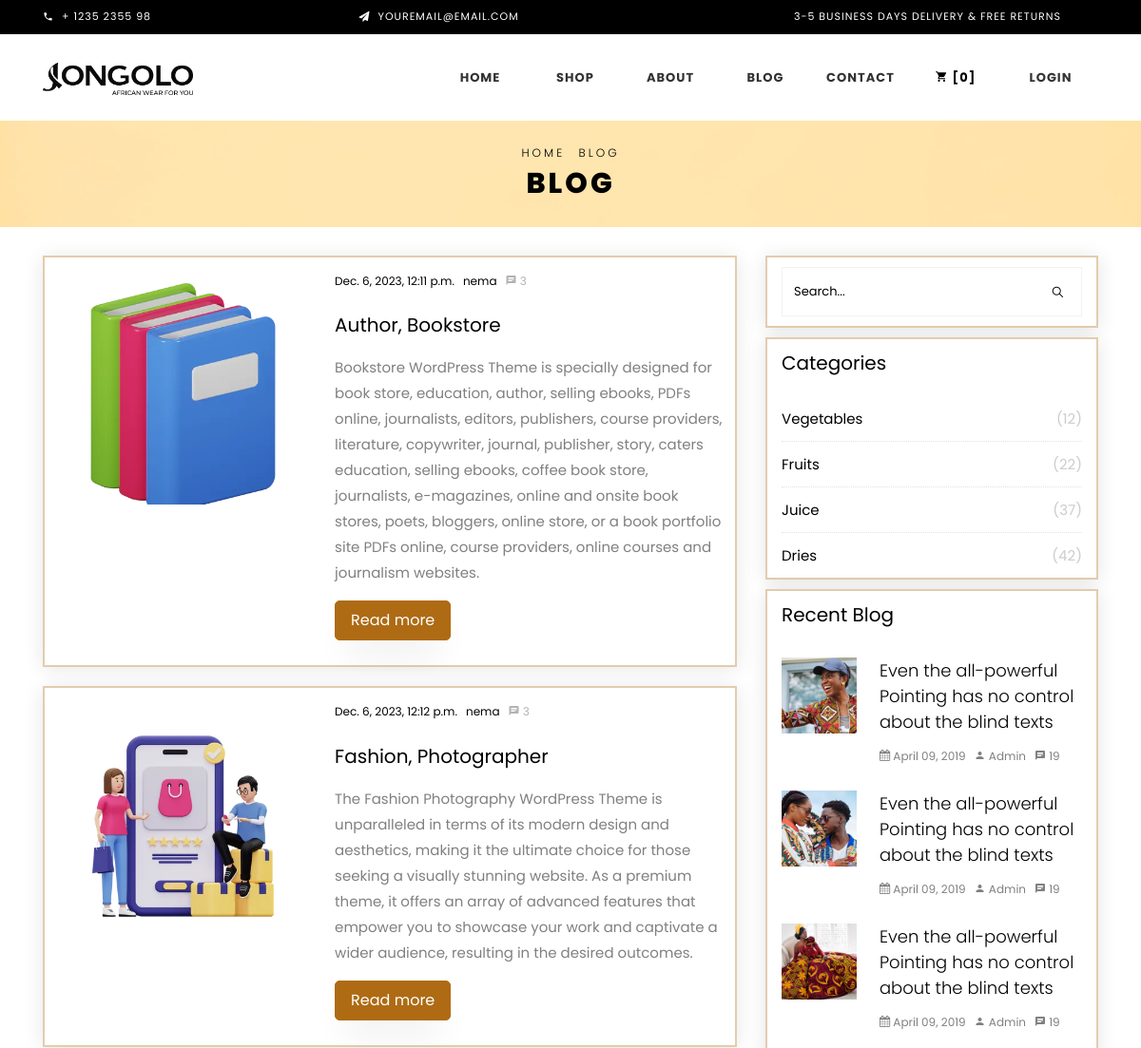
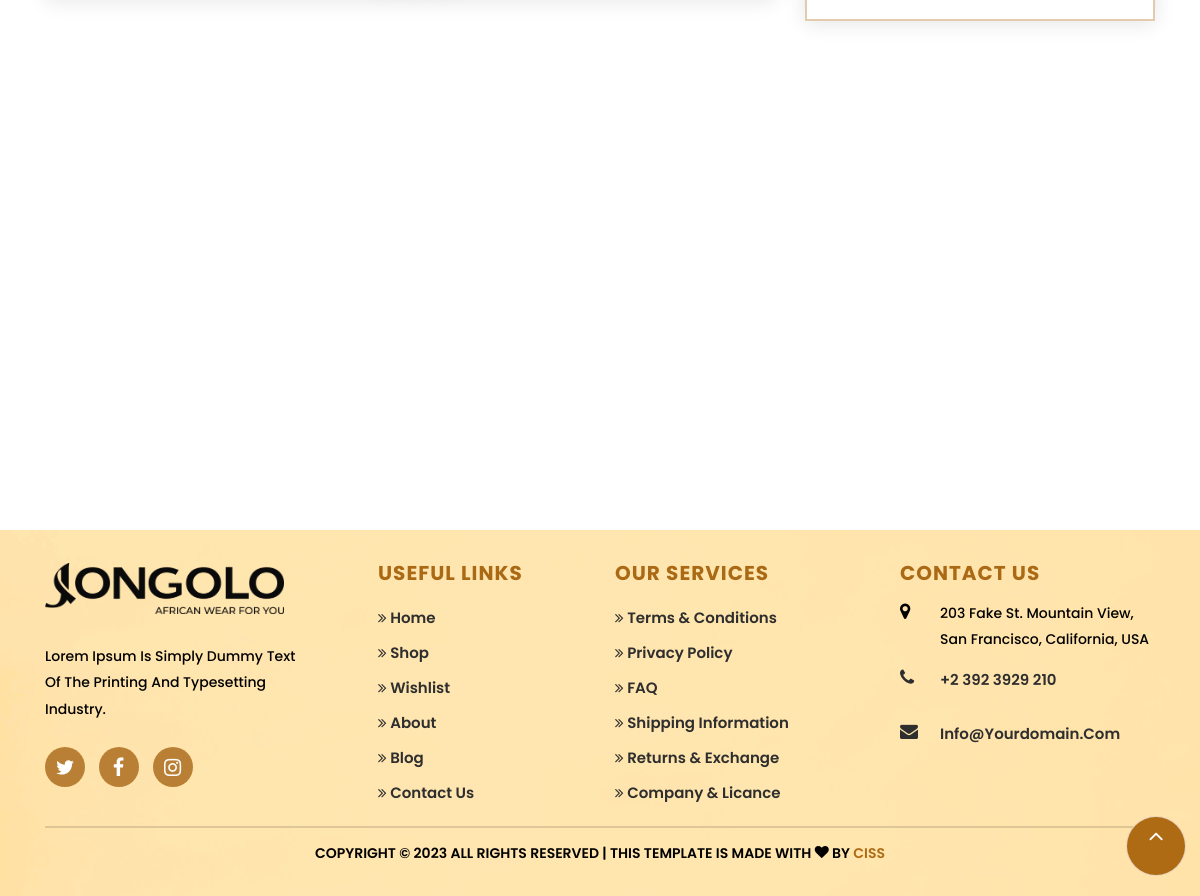
/blog1, run on the app's committed database (2 pictures, top to bottom).
### myapp/models.py (models this page shows, shortened)
class Blog(models.Model):
    user = models.ForeignKey(User, on_delete = models.CASCADE)
    title=models.CharField(max_length=100)
    description = models.TextField()
    created_at = models.DateTimeField(auto_now_add=True)
    image = models.ImageField(upload_to='blog',default="")

class User(AbstractBaseUser, PermissionsMixin):
    email = models.EmailField(unique=True, verbose_name='Email Address')
    username = models.CharField(max_length=256)
    is_active = models.BooleanField(default=True)
    is_staff = models.BooleanField(default=False)
    is_admin = models.BooleanField(default=False)
    is_superuser = models.BooleanField(default=False)
    SUPERUSER = '1'
    VENDER = '2'
    ADDUSER = '3'
    BLOGER = '4'
    User_type=(
        ('Superuser','SUPERUSER'),
        ('AddUser','ADDUSER'),
        ('Vender','VENDER'),
        ('Bloger','BLOGER'),
    )
    user_type_data = (('Bloger','BLOGER'), ( VENDER, "Vender"), (ADDUSER, "AddUser"), (SUPERUSER, "Superuser"))
    user_type = models.CharField( choices=user_type_data, max_length=10,default='1')
    USERNAME_FIELD = 'email'
    REQUIRED_FIELDS = ['username']
    objects = UserManager()
    class Meta:
        db_table = 'user_profile'

### myapp/website_views.py (the view)
# urls.py: path('blog1',website_views.website_blog,name='blog1'),
def website_blog(request):
    user = Blog.objects.all()
    if request.user.is_authenticated:
        cart_items = CartItem.objects.filter(user=request.user)
        total_price = sum(item.total_price() for item in cart_items)
        cart_count = cart_items.count()
    else:
        total_price = 0
        cart_count = 0
    return render(request, 'websiteuser/blog.html',{'user':user, 'cart_count':cart_count, 'total_price':total_price})

### templates/websiteuser/blog.html (shortened to what this page needs)
{% extends 'websiteuser/base.html'%}
{% load static %}
{% block content%}
<div class="hero-wrap hero-bread" style="background-image: url(images/banner/footer-bg.png);">
    <div class="container">
        <div class="row no-gutters slider-text align-items-center justify-content-center">
            <div class="col-md-9 ftco-animate text-center">
                <p class="breadcrumbs"><span class="mr-2"><a href="/dashboard-web">Home</a></span> <span>Blog</span></p>
                <h1 class="mb-0 bread">Blog</h1>
            </div>
        </div>
    </div>
</div>
<section class="ftco-section ftco-degree-bg">
    <div class="container">
        <div class="row">
            <div class="col-lg-8 ftco-animate">
                <div class="row">
                    {% for b in user %}
                    <div class="col-md-12 d-flex ftco-animate">
                        <div class="blog-entry align-self-stretch d-md-flex">
                            <a href="#" class="block-20" style="background-image: url('{{ b.image.url }}');">
                            </a>
                            <div class="text d-block pl-md-4">
                                <div class="meta mb-3">
                                    <div><a href="#">{{ b.created_at }}</a></div>
                                    <div><a href="#">{{ b.user.username }}</a></div>
                                    <div><a href="#" class="meta-chat"><span class="icon-chat"></span> 3</a></div>
                                </div>
                                <h3 class="heading"><a href="#">{{ b.title }}</a></h3>
                                <p>{{ b.description }}</p>
                                <p><a href="#" class="btn btn-primary py-2 px-3">Read more</a></p>
                            </div>
                        </div>
                    </div>
                    {% endfor %}
                </div>
            </div>
            <div class="col-lg-4 sidebar ftco-animate">
                <div class="sidebar-box">
                    <form action="#" class="search-form">
                        <div class="form-group">
                            <span class="icon ion-ios-search"></span>
                            <input type="text" class="form-control" placeholder="Search...">
                        </div>
                    </form>
                </div>
                <div class="sidebar-box ftco-animate">
                    <h3 class="heading">Categories</h3>
                    <ul class="categories">
                        <li><a href="#">Vegetables <span>(12)</span></a></li>
                        <li><a href="#">Fruits <span>(22)</span></a></li>
                        <li><a href="#">Juice <span>(37)</span></a></li>
                        <li><a href="#">Dries <span>(42)</span></a></li>
                    </ul>
                </div>
                <div class="sidebar-box ftco-animate">
                    <h3 class="heading">Recent Blog</h3>
                    <div class="block-21  mb-4 d-flex">
                        <a class="blog-img mr-4" style="background-image: url(static/images/category/category-1.png);"></a>
                        <div class="text">
                            <h3 class="heading-1"><a href="#">Even the all-powerful Pointing has no control about the
                                    blind texts</a></h3>
                            <div class="meta">
                                <div><a href="#"><span class="icon-calendar"></span> April 09, 2019</a></div>
                                <div><a href="#"><span class="icon-person"></span> Admin</a></div>
                                <div><a href="#"><span class="icon-chat"></span> 19</a></div>
                            </div>
                        </div>
                    </div>
                    <div class="block-21  mb-4 d-flex">
                        <a class="blog-img mr-4" style="background-image: url(static/images/category/category-2.png);"></a>
                        <div class="text">
                            <h3 class="heading-1"><a href="#">Even the all-powerful Pointing has no control about the
                                    blind texts</a></h3>
                            <div class="meta">
                                <div><a href="#"><span class="icon-calendar"></span> April 09, 2019</a></div>
                                <div><a href="#"><span class="icon-person"></span> Admin</a></div>
                                <div><a href="#"><span class="icon-chat"></span> 19</a></div>
                            </div>
                        </div>
                    </div>
                    <div class="block-21  mb-4 d-flex">
                        <a class="blog-img mr-4" style="background-image: url(static/images/category/category-3.png);"></a>
                        <div class="text">
                            <h3 class="heading-1"><a href="#">Even the all-powerful Pointing has no control about the
                                    blind texts</a></h3>
                            <div class="meta">
                                <div><a href="#"><span class="icon-calendar"></span> April 09, 2019</a></div>
                                <div><a href="#"><span class="icon-person"></span> Admin</a></div>
                                <div><a href="#"><span class="icon-chat"></span> 19</a></div>
                            </div>
                        </div>
                    </div>
                </div>
            </div>
        </div>
    </div>
</section>
{% endblock %}

### static/css/icomoon.css (style rules this page uses)
[class^="icon-"], [class*=" icon-"] { font-family: 'icomoon' !important; speak: none; font-style: normal; font-weight: normal; font-variant: normal; text-transform: none; line-height: 1; -webkit-font-smoothing: antialiased; -moz-osx-font-smoothing: grayscale; }
.icon-calendar:before { content: "\f073"; }
.icon-chat:before { content: "\e0b7"; }
.icon-person:before { content: "\e7fd"; }

### data on the page
Blog: image (picture), created_at "Dec. 6, 2023, 12:11 p.m.", user.username "nema", title "Author, Bookstore", description "Bookstore WordPress Theme is specially designed for book store, education, author, selling ebooks, PDFs online, journalists, editors, publishers, course providers, literature, copywriter, journal, publisher, story, caters education, selling ebooks, coffee book store, journalists, e-magazines, online and onsite book stores, poets, bloggers, online store, or a book portfolio site PDFs online, course providers, online courses and journalism websites."
Blog: image (picture), created_at "Dec. 6, 2023, 12:12 p.m.", user.username "nema", title "Fashion, Photographer", description "The Fashion Photography WordPress Theme is unparalleled in terms of its modern design and aesthetics, making it the ultimate choice for those seeking a visually stunning website. As a premium theme, it offers an array of advanced features that empower you to showcase your work and captivate a wider audience, resulting in the desired outcomes."

### other printed values
{{ cart_count }} "0"
